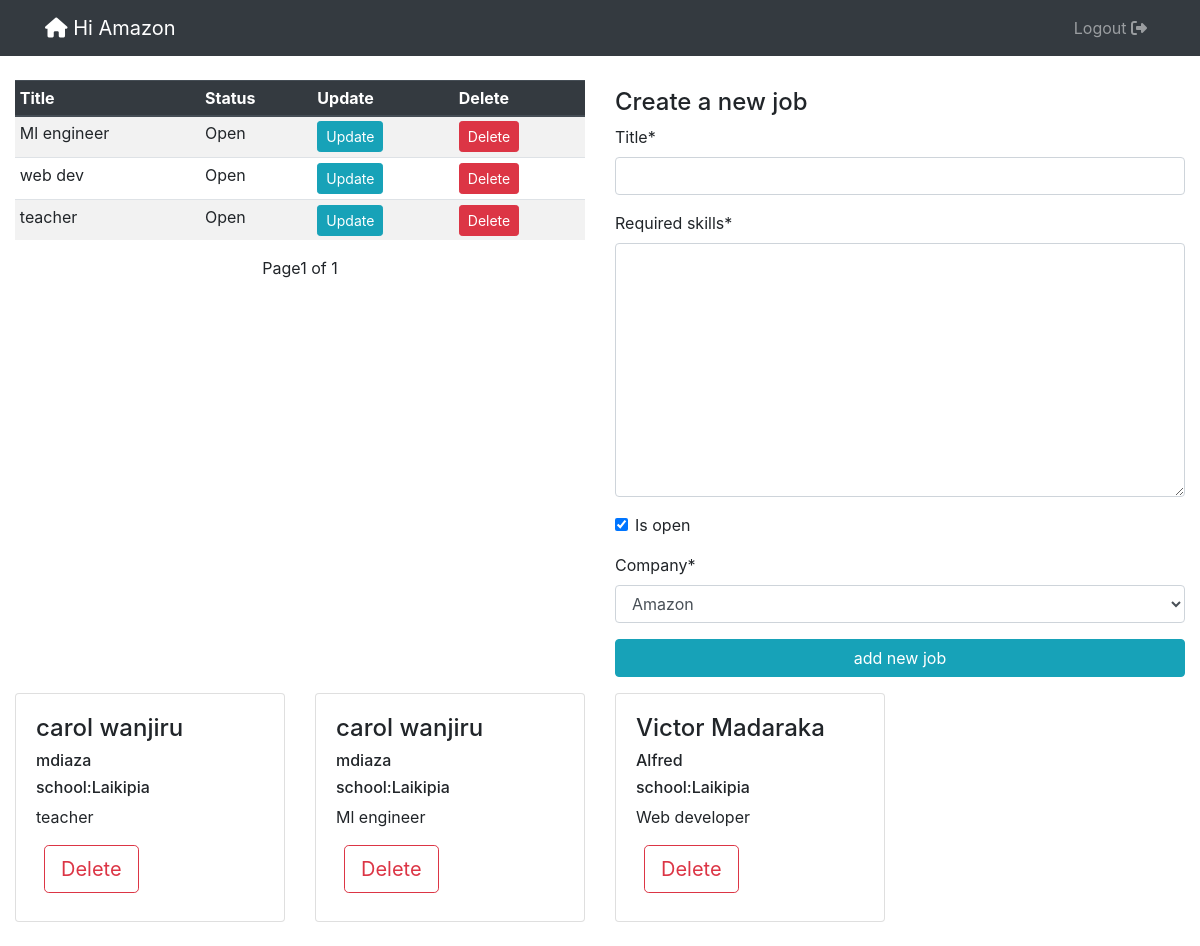
The page /companies/1/ (signed in) on the database as committed earlier.
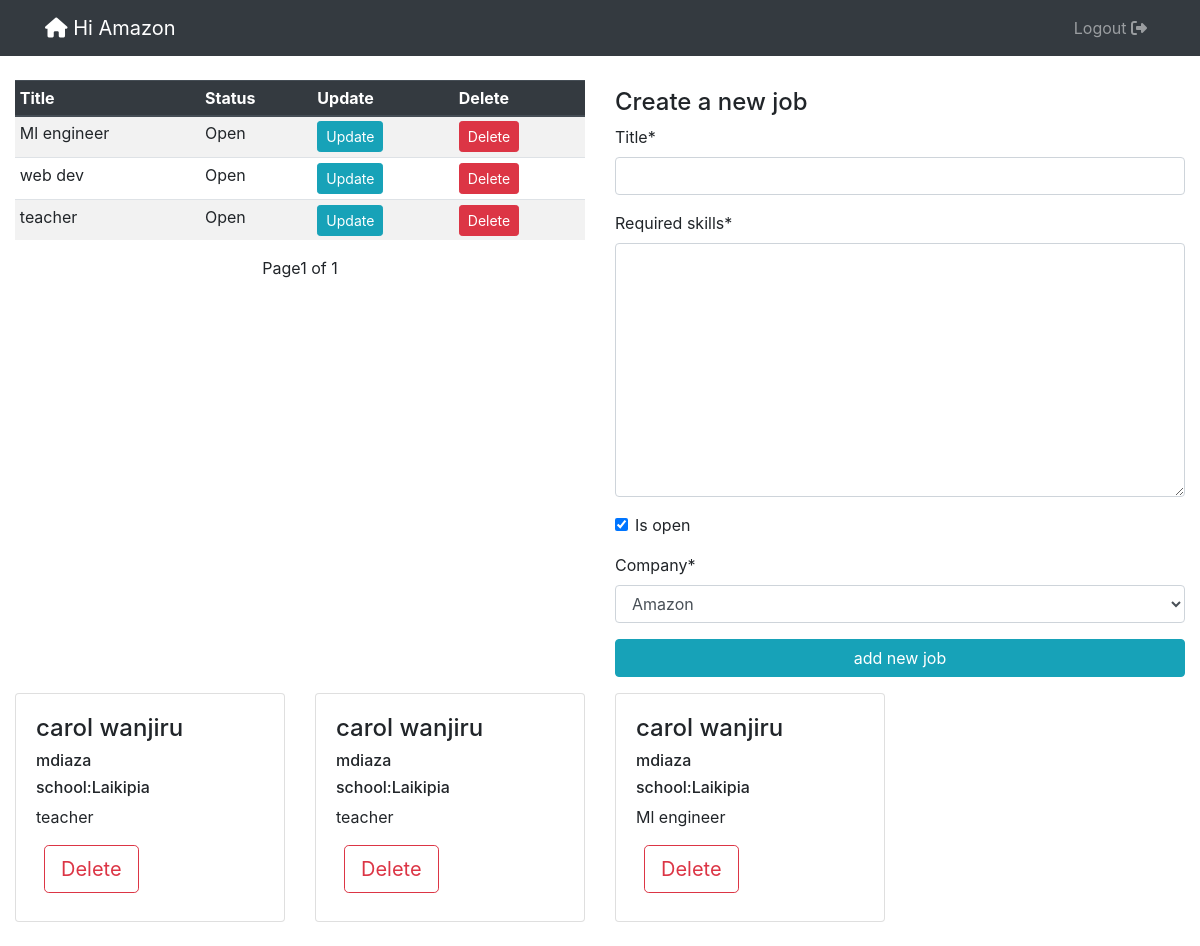
The same page on the database as committed later.
### openings/models.py (models this page shows, shortened)
class Jobs(models.Model):
    title = models.CharField(max_length=1000)
    required_skills = RichTextField()
    is_open = models.BooleanField(default=True)
    company = models.ForeignKey(Company, on_delete=models.CASCADE, default="Null",null=True)

class Application(models.Model):
    job = models.ForeignKey(Jobs, on_delete=models.CASCADE)
    company = models.ForeignKey(Company, on_delete=models.CASCADE, null=True)
    student = models.ForeignKey(Student, on_delete=models.CASCADE)

class Student(models.Model):
    user = models.OneToOneField(User, on_delete=models.CASCADE)
    school = models.ForeignKey(School, on_delete=models.SET_NULL, null=True)
    course = models.CharField(max_length=100, null=True )

class User(AbstractUser):
    is_student = models.BooleanField(default=False)
    is_company = models.BooleanField(default=False)
    is_school = models.BooleanField(default=False)
    first_name = models.CharField(max_length=100)
    last_name = models.CharField(max_length=100)
    official_name = models.CharField(max_length=100, null=True, default="school")
    email = models.CharField(max_length=100, null=True)

class School(models.Model):
    user = models.OneToOneField(User, on_delete=models.CASCADE)
    reg_no = models.CharField(max_length=100, null=True)
    def __str__(self):
        return self.user.username

### openings/views.py (the view, shortened to what this page needs)
# urls.py: path('companies/<str:id>/',  company, name="company"),
@login_required
def company(request, id):
    company = Company.objects.filter(id=request.user.company.id).first()
    job = Jobs.objects.filter(company=company).order_by('-id')
    applications = Application.objects.filter(company_id=request.user.company.id).order_by('-id')
    page = request.GET.get('page', 1)
    paginator = Paginator(job, 15)
    try:
        jobs = paginator.page(page)
    except PageNotAnInteger:
        jobs = paginator.page(1)
    except EmptyPage:
        jobs = paginator.page(paginator.num_pages)
    form = JobForm()
    context = {
        'jobs':jobs,
        'company':company,
        'form':form,
        'applications':applications
    }
    return render(request, 'company.html', context)

### openings/forms.py
class JobForm(ModelForm):
    class Meta:
        model = Jobs
        fields = '__all__'

### openings/models.py (called while the page is built)
    def __str__(self):
        return self.user.username

### templates/company.html (shortened to what this page needs)
{% extends 'base.html' %}
{% load crispy_forms_tags %}
{% block content %}
<header class="site-header">
  <nav class="navbar navbar-expand-md navbar-dark bg-dark ">
    <div class="container">
      <a class="navbar-brand mr-4" href=""><i class="fas fa-home"></i> Hi {{user.username}}</a>
      <div class="collapse navbar-collapse" id="navbarToggle">
        <div class="navbar-nav">
            <a class="nav-item nav-link" href="{% url 'logout' %}">Logout <i class="fas fa-sign-out-alt"></i> </a>
        </div>
      </div>
    </div>
  </nav>
</header>
<div class="container-fluid mt-4 mb-4">
    <div class="row">
        <div class="col-md-6">
            <div class="table-responsive">
                <table class="table table-sm table-striped table-hover">
                  <thead class=" thead-dark">
                    <tr>
                      <th scope="col">Title</th>
                      <th scope="col">Status
                      </th>
                      <th scope="col">Update</th>
                      <th scope="col">Delete</th>
                    </tr>
                  </thead>
                  <tbody>
                    {% for job in jobs %}
                      <tr>
                          <td>{{job.title}}</td>
                          {% if job.is_open == True %}
                            <td>Open</td>
                          {% else %}
                           <td>Closed</td>
                          {% endif %}
                          <td><a class="btn btn-info btn-sm" href="{% url 'update_job' job.id %}">Update</a></td>
                          <td><a class="btn btn-danger btn-sm" href="{% url 'delete_job' job.id %}">Delete</a></td>
                          </tr>
                    {% endfor %}
                  </tbody>
                  </table>
                </div>
                    <div class="pagination align-items-center justify-content-center">
                      <span class="step-links">
                          <span class="current">
                               Page{{ jobs.number }} of {{ jobs.paginator.num_pages }}
                          </span>
                      </span>
                  </div>
        </div>
        <div class="col-md-6 mt-2 mb-2">
            <h4>Create a new job</h4>
            <form action="" method="post">
                {{ form|crispy}}
                <input class="btn btn-info btn-block" type="submit" value="add new job">
            </form>
        </div>
    </div>
    <div class="row">
      {% for application in applications %}
      <div class="col-md-3 mt-2 mt-2">
        <div class="card">
          <div class="card-body">
            <h4 class="card-text">{{application.student.user.first_name}} {{application.student.user.last_name}}</h4>
            <h6 class="card-text">{{application.student.user.username}}</h6>
            <h6 class="card-text">school:{{application.student.school}}</h6>
            <p class="card-text">{{application.job.title}}</p>
            <div>
              <a class="btn btn-outline-danger btn-lg ml-2 mb-2" href="{% url 'delete_application' application.id %}">Delete</a>
            </div>
          </div>
        </div>
      </div>
      {% endfor %}
    </div>
</div>
{% endblock %}

Rows that differ between the two databases and show on the page:
removed Application: student.user.first_name "Victor", student.user.last_name "Madaraka", student.user.username "Alfred", student.school "Laikipia", job "Web developer"
added Application: student.user.first_name "carol", student.user.last_name "wanjiru", student.user.username "mdiaza", student.school "Laikipia", job "teacher"
